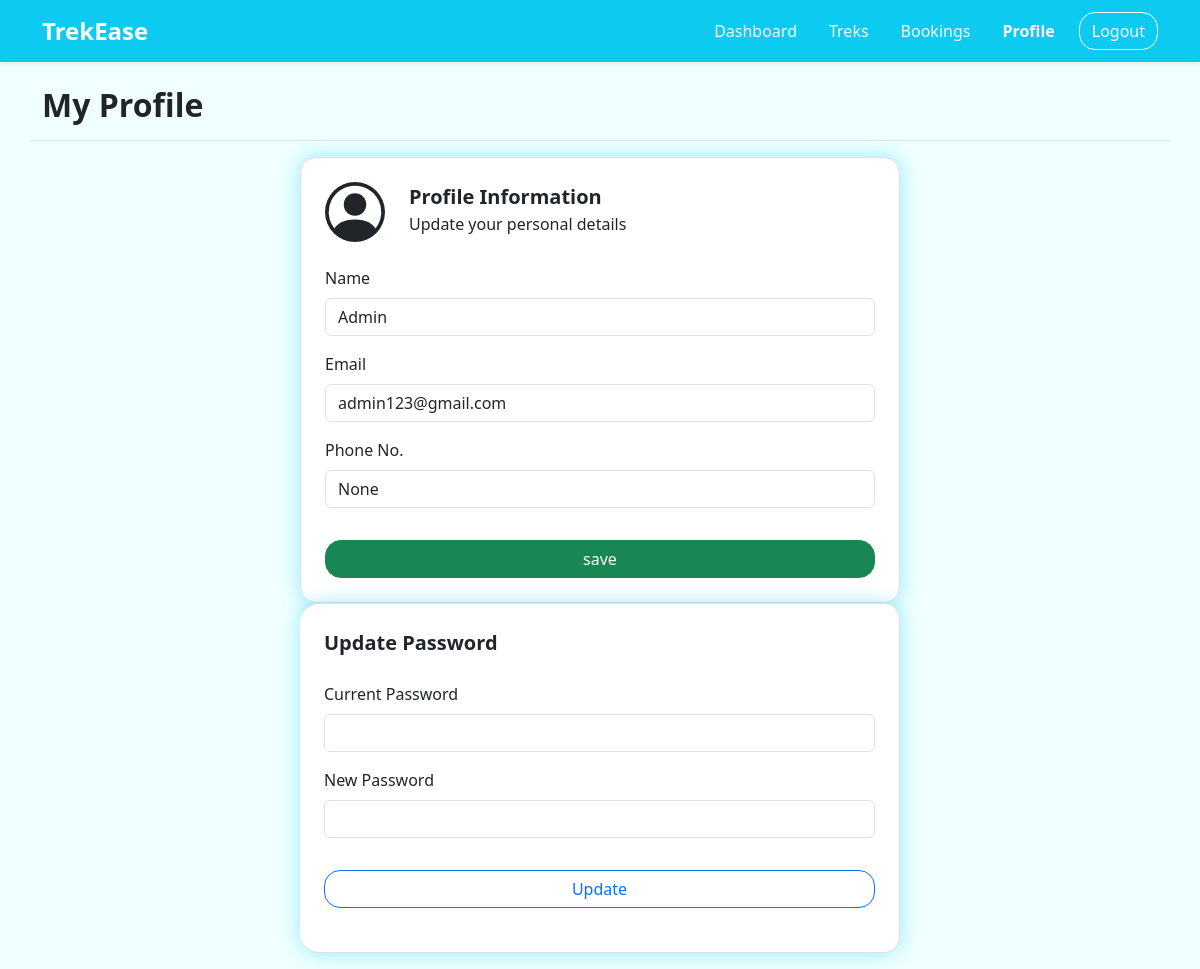
The app's page /profile/1 with its own data.
### application/models.py (models this page shows)
class User(db.Model):
    __tablename__ = "user"
    id = db.Column(db.Integer(), primary_key=True)
    username = db.Column(db.String(30), unique=True, nullable=False)
    name = db.Column(db.String(30), nullable=False)
    email = db.Column(db.String(80), unique=True, nullable=False)
    password = db.Column(db.String, nullable=False)
    phone_no = db.Column(db.String(10), unique=True)
    status = db.Column(db.String, default="Active")
    role = db.Column(db.String, default="user", nullable=True)
    created_at = db.Column(db.Date, default=date.today)
    bookings = db.relationship("Booking", backref="user")
    assigned_trek = db.relationship("Trek", backref="staff")

### application/controllers.py (the view, shortened to what this page needs)
@app.route("/profile/<int:user_id>", methods=['GET', 'POST'])
def profile(user_id):
    user = User.query.get(user_id)
    return render_template("/user/profile.html", user=user)

### templates/user/profile.html (shortened to what this page needs)
<!DOCTYPE html>
<html lang="en">
<head>
    <link href="https://cdn.jsdelivr.net/npm/bootstrap@5.3.2/dist/css/bootstrap.min.css" rel="stylesheet">
    <link rel="stylesheet" href="/static/style.css">
</head>
{% if user.status == "Blacklisted" %}
<body class="d-flex flex-column min-vh-100 bg-light">
    <nav class="navbar navbar-expand-lg navbar-dark bg-info shadow-sm">
        <div class="container">
            <div class="navbar-brand ">
                <a class="navbar-brand fw-bold fs-4" href="#">TrekEase</a>
            </div>
            <ul class="nav align-items-center">
                <li class="nav-item ms-2">
                    <a href="/" class="btn btn-outline-light rounded-4">Logout</a>
                </li>
            </ul>
        </div>
        </div>
    </nav>
    <div class="container text-center" id="pending-message">
        <h2 class="mb-3 border-bottom pb-2">Access Restricted</h2>
        <p class=" fs-6 fw-semibold ">Hello {{user.name}}, your User id has been blocked</p>
        <a href="/" class="btn btn-outline-danger rounded-4">Logout</a>
    </div>
</body>
{% else %}
<body>
    <nav class="navbar navbar-expand-lg navbar-dark bg-info shadow-sm">
        <div class="container">
            <div class="navbar-brand ">
                <a class="navbar-brand fw-bold fs-4" href="/user_dashboard/{{user.id}}">TrekEase</a>
            </div>
            <ul class="nav align-items-center">
                <li class="nav-item"><a class="nav-link active link-light"
                        href="/user_dashboard/{{user.id}}">Dashboard</a></li>
                <li class="nav-item"><a class="nav-link link-light" href="/user_treks/{{user.id}}">Treks</a></li>
                <li class="nav-item"><a class="nav-link link-light" href="/my_bookings/{{user.id}}">Bookings</a></li>
                <li class="nav-item"><a class="nav-link link-light fw-bold" href="/profile/{{user.id}}">Profile</a></li>
                <li class="nav-item ms-2">
                    <a href="/" class="btn btn-outline-light rounded-4">Logout</a>
                </li>
            </ul>
        </div>
    </nav>
    <br>
    <div class="container d-flex justify-content-between align-items-center w-100 border-bottom pb-2">
        <h2 class="fw-semibold">My Profile</h2>
    </div>
    <br>
    <div class="container my-3">
        <div class="row g-4 ">
            <div class="col-md-6  p-4 border rounded-4" id="form-body">
                <div class="  row">
                    <div class="col-auto">
                        <p class="mb-0 fw-semibold fs-5">Profile Information</p>
                        <p class="my-0 text-mute fs-6">Update your personal details</p>
                    </div>
                </div><br>
                <form class="row g-3" action="" method="POST">
                    <div class="col-12">
                        <label for="inputAddress" class="form-label">Name</label>
                        <input type="text" class="form-control" id="inputAddress" value="{{user.name}}" required
                            name="name">
                    </div>
                    <div class="col-12">
                        <label for="inputAddress" class="form-label">Email</label>
                        <input type="Email" class="form-control" id="inputAddress" value="{{user.email}}" required
                            name="email">
                    </div>
                    <div class="col-12">
                        <label for="inputAddress2" class="form-label">Phone No.</label>
                        <input type="text" class="form-control" id="inputAddress2" value="{{user.phone_no}}" required
                            name="phone_no">
                    </div>
                    <div class=" d-grid gap-2">
                        <input type="submit" class="btn btn-success rounded-4" value="save">
                    </div>
                </form>
            </div>
            <div class="col-md-6 p-4 border border-start-0 rounded-end-4" id="form-body">
                <div class="  row">
                    <div class="col-auto">
                        <p class="mb-0 fw-semibold fs-5">Update Password</p>
                    </div>
                </div><br>
                <form class="row g-3" action="#" method="POST">
                    <div class="col-md-12">
                        <label for="inputCurrent4" class="form-label">Current Password</label>
                        <input type="password" class="form-control" id="inputEmail4" name="current" required>
                    </div>
                    <div class="col-md-12">
                        <label for="inputUpdated4" class="form-label">New Password</label>
                        <input type="password" class="form-control" id="inputPassword4" name="updated" required>
                    </div>
                    <div class="text-center d-grid gap-2">
                        <input type="submit" class="btn btn-outline-primary rounded-4" value="Update">
                    </div>
                </form>
            </div>
        </div>
    </div>
</body>
{% endif %}
</html>

### static/style.css (style rules this page uses)
body { background-color: azure; }
#form-body { min-width: 600px; width: 500px; border: 2px solid grey; padding: 3%; margin-top: 5%; background-color: white; border-radius: 20px; min-height: 350px; height: fit-content; margin: auto; box-shadow: 0 0 20px rgba(13, 202, 240, 0.4); }

### records on screen
User: name "Admin", email "admin123@gmail.com", phone_no "None"
